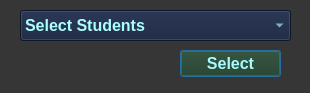
<?xml version="1.0" encoding="UTF-8"?>
<ui version="4.0">
 <class>Dialog</class>
 <widget class="QDialog" name="Dialog">
  <property name="geometry">
   <rect>
    <x>0</x>
    <y>0</y>
    <width>310</width>
    <height>93</height>
   </rect>
  </property>
  <property name="windowTitle">
   <string>Dialog</string>
  </property>
  <property name="styleSheet">
   <string notr="true">background-color:rgb(54,54,54);</string>
  </property>
  <widget class="QComboBox" name="classsection">
   <property name="geometry">
    <rect>
     <x>20</x>
     <y>10</y>
     <width>271</width>
     <height>31</height>
    </rect>
   </property>
   <property name="font">
    <font>
     <pointsize>12</pointsize>
     <weight>75</weight>
     <bold>true</bold>
    </font>
   </property>
   <property name="styleSheet">
    <string notr="true">background-color:rgb(19, 31, 59);
color:rgb(170, 255, 255)</string>
   </property>
   <item>
    <property name="text">
     <string>Select Students</string>
    </property>
   </item>
   <item>
    <property name="text">
     <string>Class 11A</string>
    </property>
   </item>
   <item>
    <property name="text">
     <string>Class 11B</string>
    </property>
   </item>
   <item>
    <property name="text">
     <string>Class 11C</string>
    </property>
   </item>
   <item>
    <property name="text">
     <string>Class 12A</string>
    </property>
   </item>
   <item>
    <property name="text">
     <string>Class 12B</string>
    </property>
   </item>
   <item>
    <property name="text">
     <string>Class 12C</string>
    </property>
   </item>
  </widget>
  <widget class="QPushButton" name="selectclass">
   <property name="geometry">
    <rect>
     <x>180</x>
     <y>50</y>
     <width>101</width>
     <height>27</height>
    </rect>
   </property>
   <property name="font">
    <font>
     <pointsize>12</pointsize>
     <weight>75</weight>
     <bold>true</bold>
    </font>
   </property>
   <property name="styleSheet">
    <string notr="true">background-color:rgb(31, 54, 24);
color:rgb(165, 251, 255)

</string>
   </property>
   <property name="text">
    <string>Select</string>
   </property>
  </widget>
 </widget>
 <resources/>
 <connections/>
</ui>
